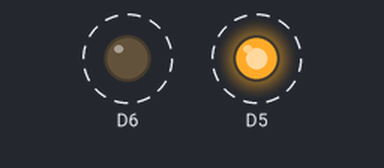
This sketch was run on a simulated ESP8266 (NodeMCU). On the bench: output pins drawn as LEDs (lit = HIGH). Dashed ring = blinking. What the sketch prints to the serial monitor is not drawn.

Above: at 0.2 s.
Timing chart, 0 to 3.0 s (numbered marks = the images above):
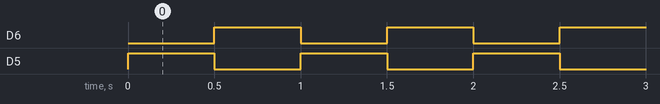

Measured:
- by itself, D6, D5: alternates HIGH for 0.50 s and LOW for 0.50 s

The sketch:

esp8622_blink_led.ino
```cpp
void setup()
{
  Serial.begin(115200);
  Serial.println("LED BLINK DEMO");
  pinMode(D5, OUTPUT);
  pinMode(D6, OUTPUT);
}

void loop()
{
  Serial.println("HIGH LOW");
  digitalWrite(D5, HIGH);
  digitalWrite(D6, LOW);
  delay(500);
  Serial.println("LOW HIGH");
  digitalWrite(D5, LOW);
  digitalWrite(D6, HIGH);
  delay(500);
}
```
